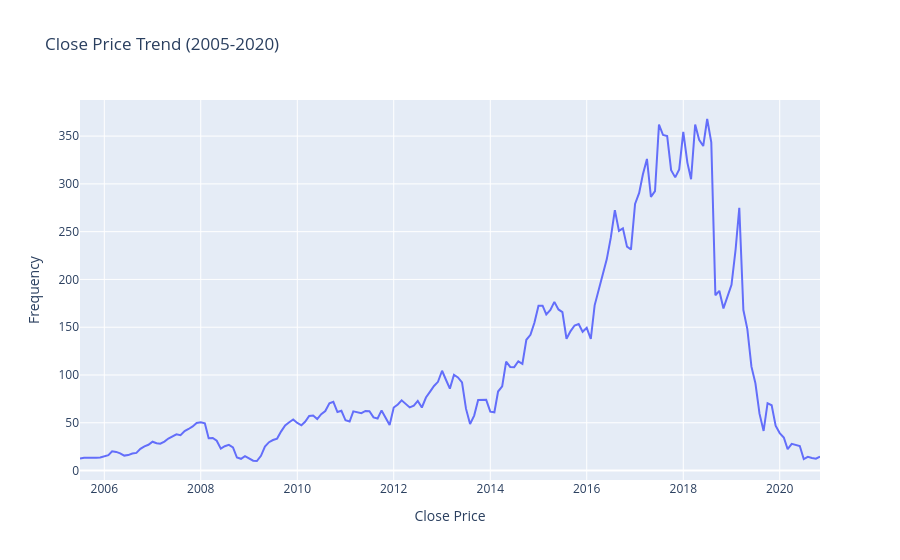

Notebook code cell kept with this figure:
### Markdown cell above
#### Chart - 1-Close Price Over Time (Line Chart)

### Code cell
# Chart - 1 visualization code
fig1 = px.line(df, x=df.index, y='Close', title='Close Price Trend (2005-2020)')
#fig1.update_traces(texttemplate='%{x:.2f}',textfont_size=20,textposition='auto')
fig1.update_layout(xaxis=dict(title_text='Close Price'),yaxis=dict(title_text='Frequency'))
fig1.show()

### Figure 1 — Plotly figure (JSON) as saved in the notebook; plotly's stock layout.template omitted (floating-point values rounded to 4 significant figures; data arrays with more than 128 entries replaced by an {"elided": "..."} marker saying what was removed)
{"data": [{"hovertemplate": "Date=%{x}<br>Close=%{y}<extra></extra>", "legendgroup": "", "line": {"color": "#636efa", "dash": "solid"}, "marker": {"symbol": "circle"}, "mode": "lines", "name": "", "orientation": "v", "showlegend": false, "type": "scatter", "x": {"elided": "185 str values"}, "xaxis": "x", "y": {"elided": "185 float values"}, "yaxis": "y"}], "layout": {"legend": {"tracegroupgap": 0}, "title": {"text": "Close Price Trend (2005-2020)"}, "xaxis": {"anchor": "y", "domain": [0, 1], "title": {"text": "Close Price"}}, "yaxis": {"anchor": "x", "domain": [0, 1], "title": {"text": "Frequency"}}}}
